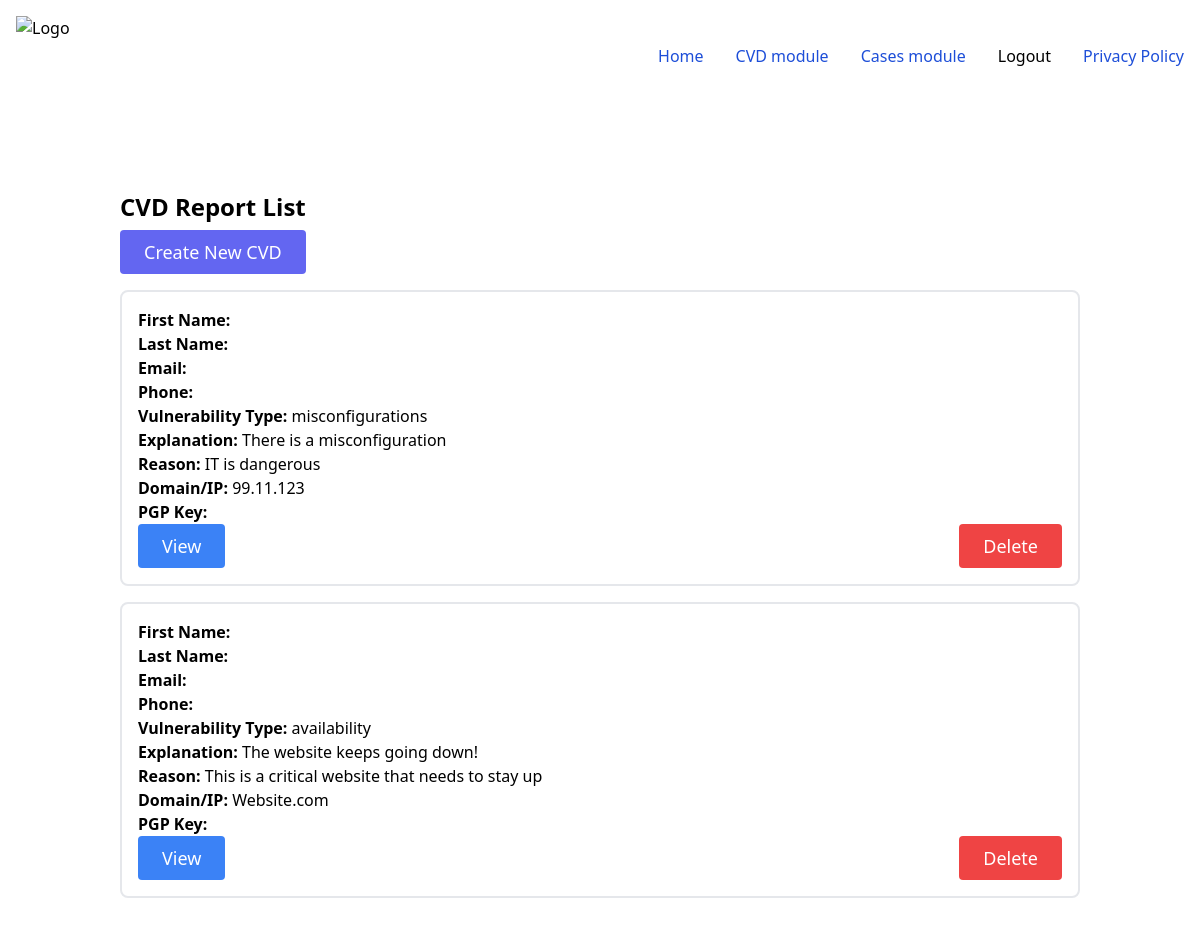
The app's page /cvd/ (signed in) with its own data.
### cvd_service/models.py (models this page shows, shortened)
class CvdReport(models.Model):
    VULNERABILITY_TYPES = (
        ('injection', 'Injection'),
        ('broken_auth', 'Broken Authentication'),
        ('data_exposure', 'Sensitive Data Exposure'),
        ('xxe', 'XML External Entities (XXE)'),
        ('misconfigurations', 'Security Misconfigurations'),
        ('xss', 'Cross-Site Scripting (XSS)'),
        ('access_control', 'Broken Access Control'),
        ('insecure_deserialization', 'Insecure Deserialization'),
        ('availability', 'Availability'),
        ('integrity', 'Integrity'),
        ('confidentiality', 'Confidentiality'),
    )
    """
    Applicable reference(s):
    A3:2017-Sensitive Data Exposure

    """
    first_name = encrypt(models.CharField(
        max_length=100, blank=True, null=True))
    last_name = encrypt(models.CharField(
        max_length=100, blank=True, null=True))
    email = encrypt(models.EmailField())  # Email is required
    phone = encrypt(models.CharField(max_length=20, blank=True, null=True))
    vulnerability_type = models.CharField(
        max_length=30, choices=VULNERABILITY_TYPES)  # Vulnerability type is required
    explanation = models.TextField()  # Explanation is required
    vulnerability_reason = models.TextField()  # Reason is required
    domain_or_ip = models.TextField()  # Domain/IP is required
    pgp_key = encrypt(models.TextField())

### cvd_service/views.py (the view)
# urls.py: path("", views.CVDListView.as_view(), name='cvd_list'),
class CVDListView(LoginRequiredMixin, generic.ListView):
    model = CvdReport
    template_name = 'cvd_service/cvd_list.html'
    context_object_name = 'cvd_list'
    def get_queryset(self):
        try:
            return CvdReport.objects.all()
        except Exception as e:
            logger.error('Error in CVDListView.get_queryset: %s', e)
            raise

### cvd_service/templates/cvd_service/cvd_list.html (shortened to what this page needs)
{% extends 'base_app/base.html' %}  {% block content %}
<div class="container mx-auto px-4 sm:px-8">
  <div class="py-8">
    <h2 class="text-2xl font-semibold leading-tight">CVD Report List</h2>
    <div class="my-2 flex sm:flex-row flex-col">
      <a
        href="{% url 'cvd_service:create_cvd' %}"
        class="text-white bg-indigo-500 border-0 py-2 px-6 focus:outline-none hover:bg-indigo-600 rounded text-lg"
        >Create New CVD</a
      >
    </div>
    {% if not cvd_list %}
    <p>There are no active CVD reports.</p>
    {% else %} {% for cvd in cvd_list %}
    <div class="py-2">
      <div class="flex flex-col border-2 rounded-lg p-4 bg-white">
        <p><strong>First Name:</strong> {{ cvd.first_name }}</p>
        <p><strong>Last Name:</strong> {{ cvd.last_name }}</p>
        <p><strong>Email:</strong> {{ cvd.email }}</p>
        <p><strong>Phone:</strong> {{ cvd.phone }}</p>
        <p><strong>Vulnerability Type:</strong> {{ cvd.vulnerability_type }}</p>
        <p><strong>Explanation:</strong> {{ cvd.explanation }}</p>
        <p><strong>Reason:</strong> {{ cvd.vulnerability_reason }}</p>
        <p><strong>Domain/IP:</strong> {{ cvd.domain_or_ip }}</p>
        <p><strong>PGP Key:</strong> {{ cvd.pgp_key }}</p>
        {% if user.is_authenticated %}
        <div class="flex justify-between">
          <a
            href="{% url 'cvd_service:cvd_detail' cvd.id %}"
            class="text-white bg-blue-500 border-0 py-2 px-6 focus:outline-none hover:bg-blue-600 rounded text-lg"
            >View</a
          >
          <form
            method="POST"
            action="{% url 'cvd_service:delete_cvd' cvd.id %}"
          >
            <button
              type="submit"
              class="text-white bg-red-500 border-0 py-2 px-6 focus:outline-none hover:bg-red-600 rounded text-lg"
            >
              Delete
            </button>
          </form>
        </div>
        {% endif %}
      </div>
    </div>
    {% endfor %} {% endif %}
  </div>
</div>
{% endblock %}

### records on screen
CvdReport: vulnerability_type "misconfigurations", explanation "There is a misconfiguration", vulnerability_reason "IT is dangerous", domain_or_ip "99.11.123"
CvdReport: vulnerability_type "availability", explanation "The website keeps going down!", vulnerability_reason "This is a critical website that needs to stay up", domain_or_ip "Website.com"
